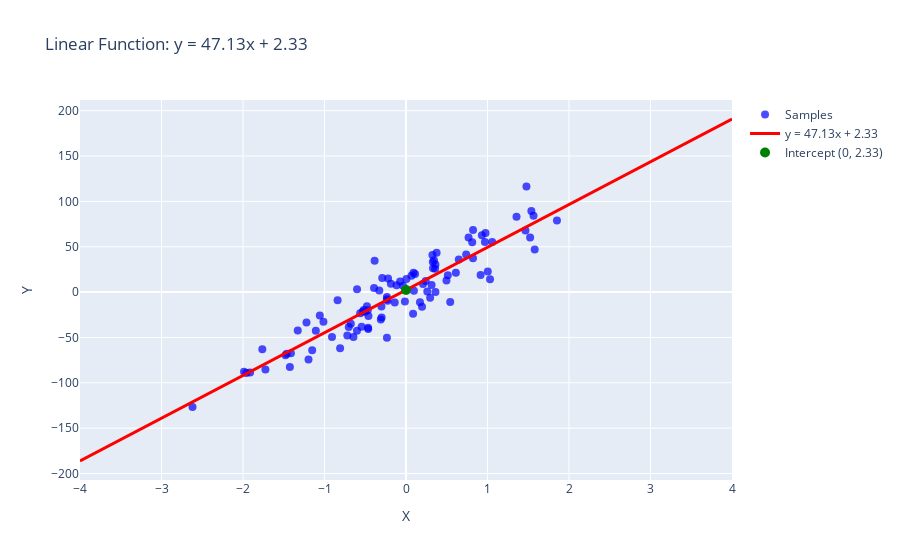
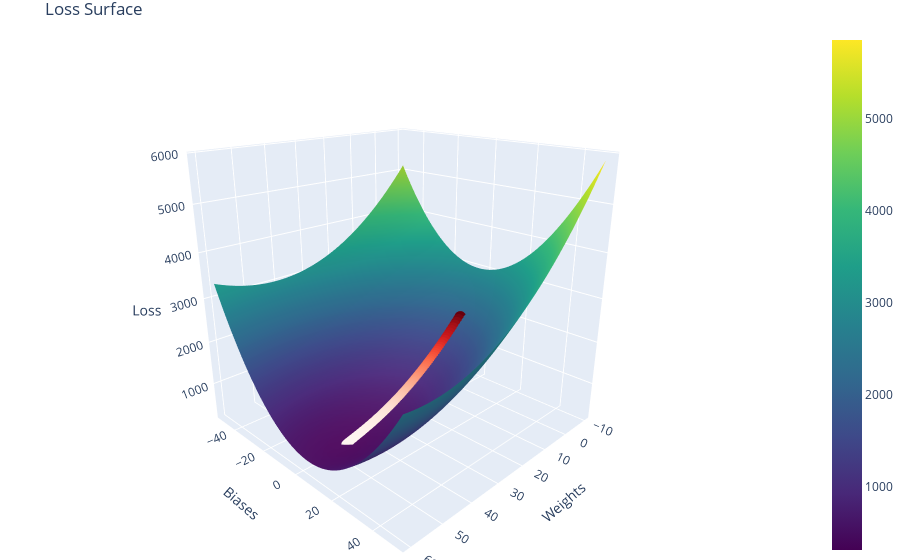

Here is the notebook cell these charts were saved with, in order:
### Code cell
figure = plot_linear_samples(dataset.features, dataset.targets)
figure = plot_line(model.transformation.weight.item(), model.transformation.bias.item(), figure)
figure.show()


figure = plot_loss_surface(dataset.features, dataset.targets) 
figure = plot_training_history(history, figure) 
figure.show()
